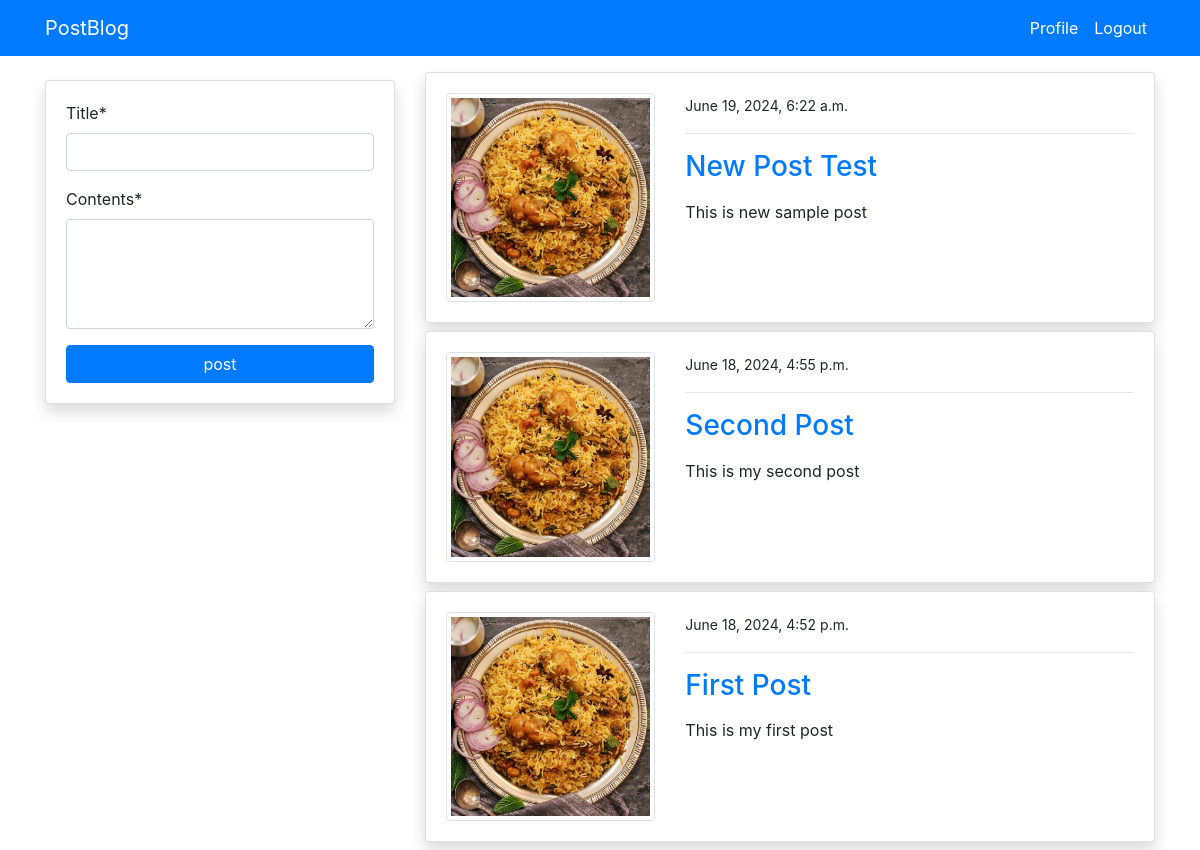
The app's page / (signed in) with its own data.
### Blog/models.py (models this page shows, shortened)
class PostModel(models.Model):
    title = models.CharField(max_length=255)
    contents = models.TextField()
    author = models.ForeignKey(User, on_delete=models.CASCADE)
    date_created = models.DateTimeField(auto_now_add=True)
    class Meta:
        ordering = ['-date_created']

### users/models.py (models this page shows, shortened)
class ProfileModel(models.Model):
    user = models.OneToOneField(User, on_delete=models.CASCADE)
    image = models.ImageField(default='default.png', upload_to='profile')

### Blog/views.py (the view)
# urls.py: path('', views.index, name="blog-index" ),
@login_required
def index(request):
    posts = PostModel.objects.all()
    if request.method == 'POST':
        form = PostModelForm(request.POST)
        if form.is_valid():
            instance = form.save(commit=False)
            instance.author = request.user
            instance.save()
            return redirect('blog-index')
    else:
        form = PostModelForm()
    context = {
        'posts':posts,
        'form':form
    }
    return render(request, 'blog/index.html', context)

### Blog/forms.py
class PostModelForm(forms.ModelForm):
    contents = forms.CharField(widget=forms.Textarea(attrs={'rows': 4}))
    class Meta:
        model = PostModel
        fields = ('title','contents')

### templates/blog/index.html (shortened to what this page needs)
{% extends 'partials/base.html' %}
{% load crispy_forms_tags %}
{% block content %}
<div class="container">
    <div class="row mt-5 pt-3">
        <div class="col-md-4">
            <div class="card shadow my-3">
                <div class="card-body">
                    <form method="POST">
                        {{ form | crispy }}
                        <input class="btn btn-primary btn-block" type="submit" value="post">
                    </form>
                </div>
            </div>
        </div>
        <div class="col-md-8">
            {% for post in posts %}
            <div class="card shadow my-2">
                <div class="card-body">
                    <div class="row">
                        <div class="col-md-4">
                            <img class="img-thumbnail" src="{{post.author.profilemodel.image.url}}" alt='img'>
                        </div>
                        <div class="col-md-8">
                            <small>{{post.date_created}}
                            </small>
                            <hr>
                            <a class="h3" href="{% url 'blog-post-detail' post.id %}">{{post.title}}</a>
                            <p class="text-justify my-3">
                                {{ post.contents }}
                            </p>
                        </div>
                    </div>
                </div>
            </div>
            {% endfor %}
        </div>
    </div>
</div>
{% endblock %}

### templates/partials/base.html (shortened to what this page needs)
<!doctype html>
<html lang="en">
  <head>
    <link rel="stylesheet" href="https://cdn.jsdelivr.net/npm/bootstrap@4.6.2/dist/css/bootstrap.min.css">
  </head>
  <body>
    {% include 'partials/nav.html'%}
    {% block content %}
    {% endblock %}
  </body>
</html>

### templates/partials/nav.html (shortened to what this page needs)
<nav class="navbar navbar-expand-lg navbar-primary bg-primary fixed-top">
<div class='container'>
  {% if request.user.is_authenticated %}
    <a class="navbar-brand text-white" href="{% url 'blog-index' %}">PostBlog</a>
    <div class="collapse navbar-collapse" id="navbarSupportedContent">
      <ul class="navbar-nav ml-auto">
        <li class="nav-item active">
          <a class="nav-link text-white" href="{% url 'user-profile' %}">Profile <span class="sr-only">(current)</span></a>
        </li>
        <li class="nav-item">
          <a class="nav-link text-white" href="{% url 'user-logout' %}">Logout</a>
        </li>
      </ul>
      {% endif %}
    </div>
</div>
</nav>

### records on screen
PostModel: author.profilemodel.image (picture), date_created "June 19, 2024, 6:22 a.m.", title "New Post Test", contents "This is new sample post"
PostModel: author.profilemodel.image (picture), date_created "June 18, 2024, 4:55 p.m.", title "Second Post", contents "This is my second post"
PostModel: author.profilemodel.image (picture), date_created "June 18, 2024, 4:52 p.m.", title "First Post", contents "This is my first post"
